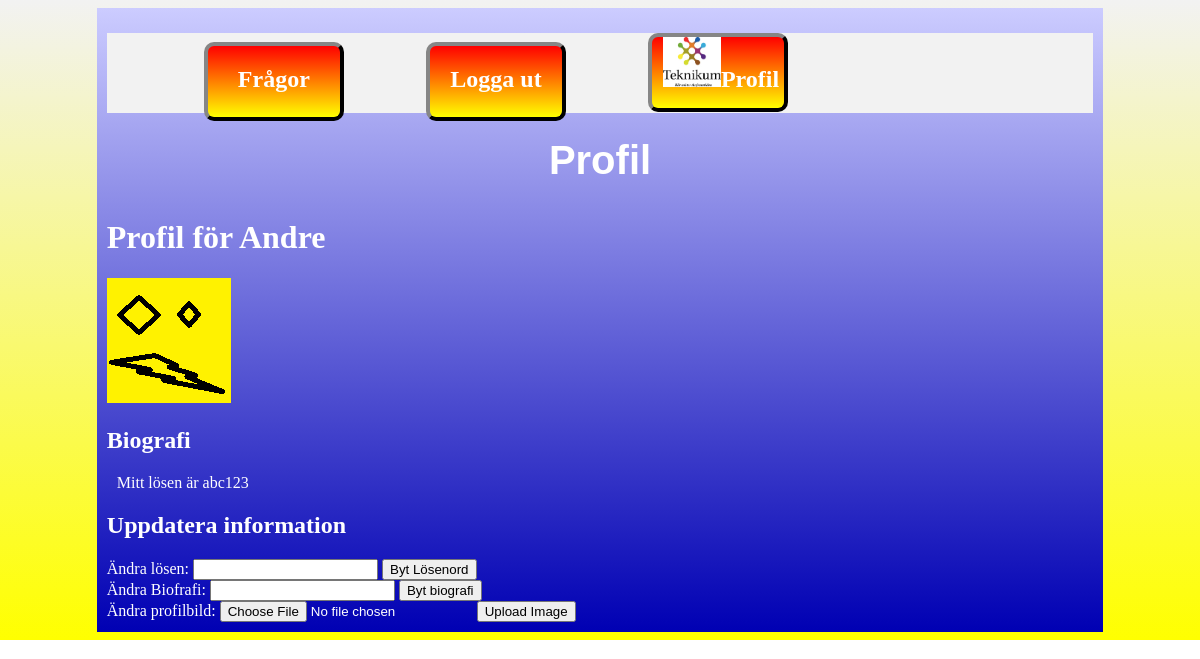
/htdocs/html/profil.php?value=Andre (signed in), run on the app's committed database.
### tables this page shows
CREATE TABLE `users` (
  `UserID` int(10) UNSIGNED NOT NULL,
  `username` varchar(20) NOT NULL,
  `password` varchar(100) NOT NULL,
  `bio` varchar(100) NOT NULL,
  `profilbild` varchar(50) NOT NULL,
  `status` int(10) NOT NULL
);

### htdocs/html/profil.php (called while the page is built, shortened)
<?php
 require "../php/Templates/Template_profil.php";
?>

### htdocs/php/Templates/Template_profil.php (the view, shortened to what this page needs)
<?php
include"Connect.php";
if (isset ($_GET['value'])){
		$profileuser=$_GET['value'];
	} else {
	}
	$sql= "SELECT * FROM users WHERE username=?";
	$res = $dbh->prepare($sql);
	$res->bind_param("s", $profileuser);
	$res->execute();
	$result =$res->get_result();
	$result = $result->fetch_assoc();
?>
<!DOCTYPE html>
<html lang="sv">
  <head>
		 <link rel="stylesheet" href="../../html/css/stilmall.css">
	</head>
  <body id="index">
    <div id="wrapper">
			<main>
				<?php
				 require "../php/Meny.php";
				 require "../php/Header.php";
				?>
				<?php
				echo $html = <<<HTML
		        <h1>Profil för {$result['username']}</h1>
				<img class="profilruta" src = "{$result['profilbild']}" alt = "profilbild">
				<h2>Biografi</h2>
				<p>{$result['bio']}</p>
HTML;
				?>
				<h2> Uppdatera information </h2>
	<form action="BytPassword.php" method="post">
	<label for="text">Ändra lösen:</label>
	<input type="text" id="Titel" name="newpass">
	<input type="submit" value="Byt Lösenord">
	</form>
	<form action="BytBio.php" method="post">
	<label for="text">Ändra Biofrafi:</label>
	<input type="text" id="Titel" name="newbio">
	<input type="submit" value="Byt biografi">
	</form>
	<form action="BytProfilBild.php" method="post" enctype="multipart/form-data">
	<label for="text">Ändra profilbild:</label>
	<input type="file" name="fileToUpload" id="fileToUpload">
    <input type="submit" value="Upload Image" name="submit">
	</form>
				</main>
		</div>
  </body>
</html>

### htdocs/html/css/stilmall.css (style rules this page uses)
body { background:#f2f2f2; background: linear-gradient(#f2f2f2, yellow); background-repeat:no-repeat; }
p { padding-left:10px; }
.profilruta { height:70%; }
#wrapper { width:85%; margin:0 auto; background:#ccccff; background: linear-gradient(#ccccff, #0000b3); color:white; }
main { padding:10px; color:white; }
main:after { content:""; display:block; clear:both; }

### data on the page
users: username "Andre", profilbild (picture), bio "Mitt lösen är abc123"

### other printed values
$h1 "Profil"
